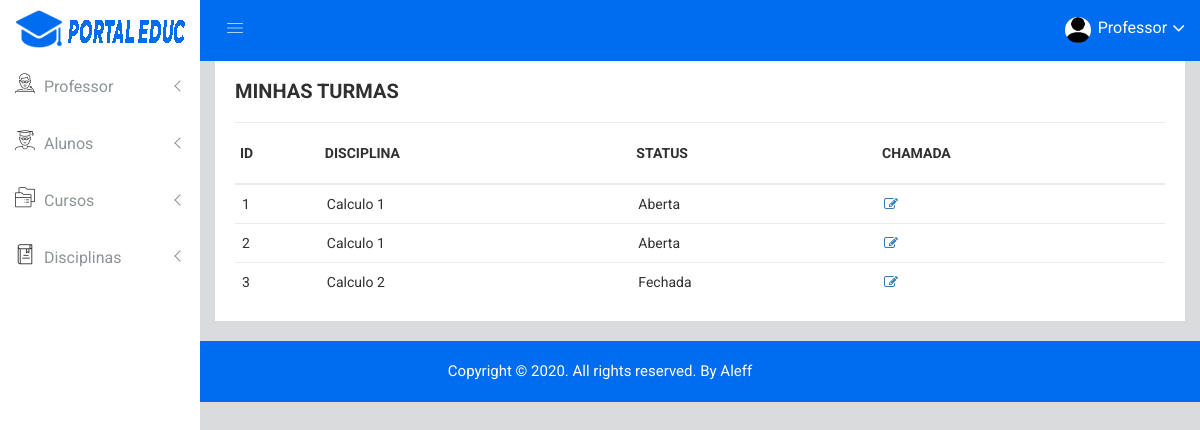
The page /minhas-disciplinas (signed in) on the database as committed earlier.
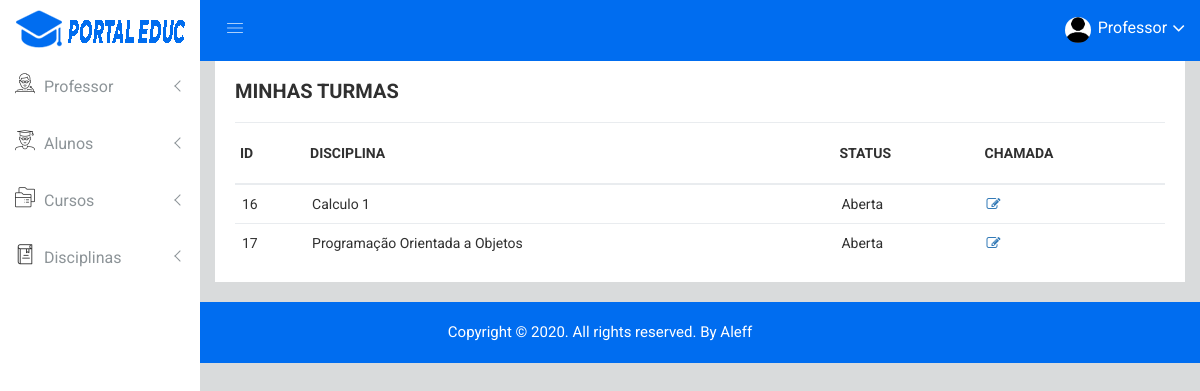
The same page on the database as committed later.
### app/models.py (models this page shows, shortened)
class DisciplinasInstance(models.Model):
    disciplina = models.ForeignKey(Disciplina, on_delete=models.CASCADE)
    prof = models.ForeignKey(User, on_delete=models.CASCADE, limit_choices_to={'groups__name': 'Professores'})
    alunos = models.ManyToManyField(User,related_name='Alunos', blank=True, limit_choices_to={'groups__name':'Alunos'})
    LOAN_STATUS = (
        ('a', 'Aberta'),
        ('f', 'Fechada'),
        ('e', 'Execução'),
        ('l', 'Finalizada'),
    )
    status = models.CharField(
        max_length=1,
        choices=LOAN_STATUS,
        blank=True,
        default='f',
        help_text='Status da Disciplina',
    )
    class Meta:
        ordering = ['id']

class Disciplina(models.Model):
    nome = models.CharField(max_length=50)
    requisitos = models.ManyToManyField('self', null=True, blank=True, symmetrical=False)
    def __str__(self):
        return str(self.nome)

### app/views.py (the view)
# urls.py: path('minhas-disciplinas', views.minhas_discipinas, name='minhas-disciplinas'),
@permission_required('app.change_disciplinas', login_url='/restrito')
@login_required(login_url='/login')
def minhas_discipinas(request):
    user = request.user
    disciplinas = DisciplinasInstance.objects.filter(prof=user)
    return render(request, 'minhas-disciplinas.html', {'disciplinas': disciplinas})

### app/templates/minhas-disciplinas.html (shortened to what this page needs)
{% extends "header.html" %}
{% block content %}
        <div class="product-status mg-b-15">
            <div class="container-fluid">
                <div class="row">
                    <div class="col-lg-12 col-md-12 col-sm-12 col-xs-12">
                        <div class="product-status-wrap">
                            <h4>MINHAS TURMAS</h4>
                            <div class="asset-inner">
                                <table>
                                    <tr>
                                        <th>ID</th>
                                        <th>DISCIPLINA</th>
                                        <th>STATUS</th>
                                        <th>CHAMADA</th>
                                    </tr>
                                    {% for x in disciplinas %}
                                    <tr>
                                        <td>{{x.id}}</td>
                                        <td>{{x.disciplina}}</td>
                                        <td>{{x.get_status_display}}</td>
                                        <td>
                                            {% if perms.app.change_disciplinas %}
                                            <a href="{% url 'view-disciplina' pk=x.pk %}" data-toggle="tooltip" title="Edit" class="pd-setting-ed"><i class="fa fa-pencil-square-o" aria-hidden="true"></i></a>
                                            {% endif %}
                                        </td>
                                    </tr>
                                    {% endfor %}
                                </table>
                            </div>
                        </div>
                    </div>
                </div>
            </div>
        </div>
    </div>
{% endblock %}

Rows that differ between the two databases and show on the page:
removed DisciplinasInstance: id "1", disciplina "Calculo 1", status "Aberta"
removed DisciplinasInstance: id "2", disciplina "Calculo 1", status "Aberta"
removed DisciplinasInstance: id "3", disciplina "Calculo 2", status "Fechada"
added DisciplinasInstance: id "16", disciplina "Calculo 1", status "Aberta"
added DisciplinasInstance: id "17", disciplina "Programação Orientada a Objetos", status "Aberta"
